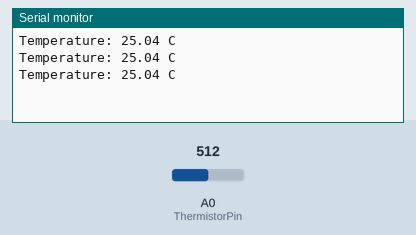
Recording of a sketch running on a simulated Arduino Uno, built with avr-gcc and run on an emulated ATmega328P. On the bench: the last lines printed to the serial monitor. The inputs (shaded band) are chosen by the test bench; at power-on: A0 (ThermistorPin) = 512.

Above: at 1.3 s.
1.4 s: A0 (ThermistorPin) set to 716
At 1.9 s:
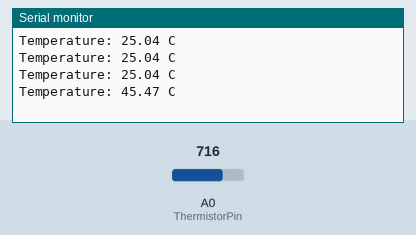
2.9 s: A0 (ThermistorPin) set to 900
At 3.4 s:
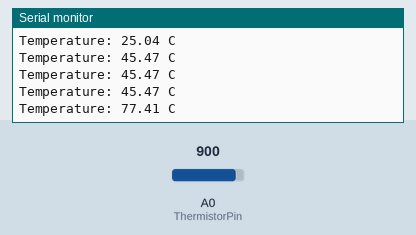
Timing chart, 0 to 5.9 s (numbered marks = the images above; inputs shaded):
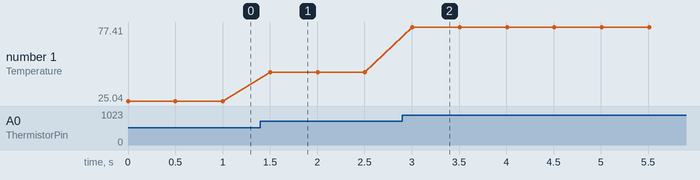

Measured:
- after the input at 1.4 s, the serial monitor: prints a new line after 0.10 s (image 1)
- after the input at 2.9 s, the serial monitor: prints a new line after 0.11 s (image 2)
- plotted number 1: 25.04 → 45.47 after the input at 1.4 s, 45.47 → 77.41 after the input at 2.9 s

The sketch:

temperature_sensor_test.ino
```cpp
// If you connect Vcc and GND wrong you get inverted readings.

int ThermistorPin = A0;
int Vo;
float R1 = 10000; // value of R1 on board
float logR2, R2, T;
float c1 = 0.001129148, c2 = 0.000234125, c3 = 0.0000000876741; //steinhart-hart coeficients for thermistor

void setup() {
  Serial.begin(9600);
}

void loop() {
  Vo = analogRead(ThermistorPin);
  R2 = R1 * (1023.0 / (float)Vo - 1.0); //calculate resistance on thermistor
  logR2 = log(R2);
  T = (1.0 / (c1 + c2*logR2 + c3*logR2*logR2*logR2)); // temperature in Kelvin
  T = T - 273.15; //convert Kelvin to Celcius

  Serial.print("Temperature: ");
  Serial.print(T);
  Serial.println(" C");
  delay(500);
}
```
